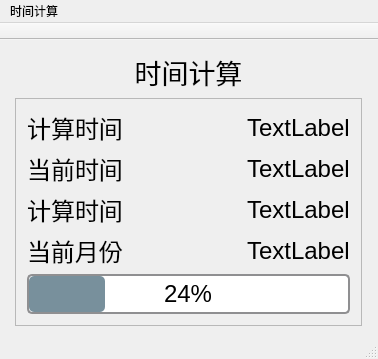
<?xml version="1.0" encoding="UTF-8"?>
<ui version="4.0">
 <class>MainWindow</class>
 <widget class="QMainWindow" name="MainWindow">
  <property name="geometry">
   <rect>
    <x>0</x>
    <y>0</y>
    <width>378</width>
    <height>342</height>
   </rect>
  </property>
  <property name="windowTitle">
   <string>MainWindow</string>
  </property>
  <widget class="QWidget" name="centralWidget">
   <layout class="QGridLayout" name="gridLayout_2">
    <item row="0" column="1">
     <spacer name="verticalSpacer_2">
      <property name="orientation">
       <enum>Qt::Vertical</enum>
      </property>
      <property name="sizeHint" stdset="0">
       <size>
        <width>20</width>
        <height>4</height>
       </size>
      </property>
     </spacer>
    </item>
    <item row="1" column="0">
     <spacer name="horizontalSpacer">
      <property name="orientation">
       <enum>Qt::Horizontal</enum>
      </property>
      <property name="sizeType">
       <enum>QSizePolicy::Preferred</enum>
      </property>
      <property name="sizeHint" stdset="0">
       <size>
        <width>4</width>
        <height>20</height>
       </size>
      </property>
     </spacer>
    </item>
    <item row="1" column="2">
     <spacer name="horizontalSpacer_2">
      <property name="orientation">
       <enum>Qt::Horizontal</enum>
      </property>
      <property name="sizeType">
       <enum>QSizePolicy::Preferred</enum>
      </property>
      <property name="sizeHint" stdset="0">
       <size>
        <width>5</width>
        <height>20</height>
       </size>
      </property>
     </spacer>
    </item>
    <item row="1" column="1">
     <layout class="QVBoxLayout" name="verticalLayout">
      <item>
       <widget class="QLabel" name="label">
        <property name="sizePolicy">
         <sizepolicy hsizetype="Preferred" vsizetype="Preferred">
          <horstretch>0</horstretch>
          <verstretch>0</verstretch>
         </sizepolicy>
        </property>
        <property name="minimumSize">
         <size>
          <width>111</width>
          <height>41</height>
         </size>
        </property>
        <property name="font">
         <font>
          <pointsize>20</pointsize>
         </font>
        </property>
        <property name="text">
         <string>时间计算</string>
        </property>
        <property name="textFormat">
         <enum>Qt::PlainText</enum>
        </property>
        <property name="scaledContents">
         <bool>false</bool>
        </property>
        <property name="alignment">
         <set>Qt::AlignCenter</set>
        </property>
        <property name="wordWrap">
         <bool>false</bool>
        </property>
        <property name="textInteractionFlags">
         <set>Qt::NoTextInteraction</set>
        </property>
        <property name="buddy">
         <cstring></cstring>
        </property>
       </widget>
      </item>
      <item>
       <widget class="QFrame" name="frame">
        <property name="sizePolicy">
         <sizepolicy hsizetype="Preferred" vsizetype="Preferred">
          <horstretch>0</horstretch>
          <verstretch>0</verstretch>
         </sizepolicy>
        </property>
        <property name="font">
         <font>
          <pointsize>18</pointsize>
         </font>
        </property>
        <property name="frameShape">
         <enum>QFrame::StyledPanel</enum>
        </property>
        <property name="frameShadow">
         <enum>QFrame::Raised</enum>
        </property>
        <layout class="QGridLayout" name="gridLayout">
         <item row="0" column="0">
          <widget class="QLabel" name="label_2">
           <property name="sizePolicy">
            <sizepolicy hsizetype="Maximum" vsizetype="Maximum">
             <horstretch>0</horstretch>
             <verstretch>0</verstretch>
            </sizepolicy>
           </property>
           <property name="font">
            <font>
             <pointsize>18</pointsize>
            </font>
           </property>
           <property name="text">
            <string>计算时间</string>
           </property>
           <property name="alignment">
            <set>Qt::AlignCenter</set>
           </property>
          </widget>
         </item>
         <item row="0" column="1">
          <spacer name="horizontalSpacer_3">
           <property name="orientation">
            <enum>Qt::Horizontal</enum>
           </property>
           <property name="sizeType">
            <enum>QSizePolicy::Preferred</enum>
           </property>
           <property name="sizeHint" stdset="0">
            <size>
             <width>14</width>
             <height>17</height>
            </size>
           </property>
          </spacer>
         </item>
         <item row="0" column="2">
          <widget class="QLabel" name="time_before">
           <property name="sizePolicy">
            <sizepolicy hsizetype="Preferred" vsizetype="Preferred">
             <horstretch>0</horstretch>
             <verstretch>0</verstretch>
            </sizepolicy>
           </property>
           <property name="font">
            <font>
             <pointsize>18</pointsize>
            </font>
           </property>
           <property name="text">
            <string>TextLabel</string>
           </property>
          </widget>
         </item>
         <item row="1" column="1">
          <spacer name="verticalSpacer_4">
           <property name="orientation">
            <enum>Qt::Vertical</enum>
           </property>
           <property name="sizeType">
            <enum>QSizePolicy::Preferred</enum>
           </property>
           <property name="sizeHint" stdset="0">
            <size>
             <width>17</width>
             <height>37</height>
            </size>
           </property>
          </spacer>
         </item>
         <item row="2" column="0">
          <widget class="QLabel" name="label_3">
           <property name="sizePolicy">
            <sizepolicy hsizetype="Maximum" vsizetype="Maximum">
             <horstretch>0</horstretch>
             <verstretch>0</verstretch>
            </sizepolicy>
           </property>
           <property name="font">
            <font>
             <pointsize>18</pointsize>
            </font>
           </property>
           <property name="text">
            <string>当前时间</string>
           </property>
           <property name="alignment">
            <set>Qt::AlignCenter</set>
           </property>
          </widget>
         </item>
         <item row="2" column="1">
          <spacer name="horizontalSpacer_5">
           <property name="orientation">
            <enum>Qt::Horizontal</enum>
           </property>
           <property name="sizeType">
            <enum>QSizePolicy::Preferred</enum>
           </property>
           <property name="sizeHint" stdset="0">
            <size>
             <width>14</width>
             <height>17</height>
            </size>
           </property>
          </spacer>
         </item>
         <item row="2" column="2">
          <widget class="QLabel" name="time_later">
           <property name="sizePolicy">
            <sizepolicy hsizetype="Maximum" vsizetype="Preferred">
             <horstretch>0</horstretch>
             <verstretch>0</verstretch>
            </sizepolicy>
           </property>
           <property name="font">
            <font>
             <pointsize>18</pointsize>
            </font>
           </property>
           <property name="text">
            <string>TextLabel</string>
           </property>
          </widget>
         </item>
         <item row="4" column="1">
          <spacer name="horizontalSpacer_4">
           <property name="orientation">
            <enum>Qt::Horizontal</enum>
           </property>
           <property name="sizeType">
            <enum>QSizePolicy::Preferred</enum>
           </property>
           <property name="sizeHint" stdset="0">
            <size>
             <width>14</width>
             <height>17</height>
            </size>
           </property>
          </spacer>
         </item>
         <item row="4" column="0">
          <widget class="QLabel" name="label_6">
           <property name="sizePolicy">
            <sizepolicy hsizetype="Maximum" vsizetype="Maximum">
             <horstretch>0</horstretch>
             <verstretch>0</verstretch>
            </sizepolicy>
           </property>
           <property name="font">
            <font>
             <pointsize>18</pointsize>
            </font>
           </property>
           <property name="text">
            <string>计算时间</string>
           </property>
           <property name="alignment">
            <set>Qt::AlignCenter</set>
           </property>
          </widget>
         </item>
         <item row="3" column="1">
          <spacer name="verticalSpacer_3">
           <property name="orientation">
            <enum>Qt::Vertical</enum>
           </property>
           <property name="sizeType">
            <enum>QSizePolicy::Preferred</enum>
           </property>
           <property name="sizeHint" stdset="0">
            <size>
             <width>17</width>
             <height>37</height>
            </size>
           </property>
          </spacer>
         </item>
         <item row="6" column="0">
          <widget class="QLabel" name="label_4">
           <property name="text">
            <string>当前月份</string>
           </property>
          </widget>
         </item>
         <item row="6" column="1">
          <spacer name="horizontalSpacer_6">
           <property name="orientation">
            <enum>Qt::Horizontal</enum>
           </property>
           <property name="sizeHint" stdset="0">
            <size>
             <width>40</width>
             <height>20</height>
            </size>
           </property>
          </spacer>
         </item>
         <item row="4" column="2">
          <widget class="QLabel" name="time_final">
           <property name="sizePolicy">
            <sizepolicy hsizetype="Maximum" vsizetype="Preferred">
             <horstretch>0</horstretch>
             <verstretch>0</verstretch>
            </sizepolicy>
           </property>
           <property name="font">
            <font>
             <pointsize>18</pointsize>
            </font>
           </property>
           <property name="text">
            <string>TextLabel</string>
           </property>
          </widget>
         </item>
         <item row="6" column="2">
          <widget class="QLabel" name="time_mouth">
           <property name="text">
            <string>TextLabel</string>
           </property>
          </widget>
         </item>
         <item row="8" column="0" colspan="3">
          <widget class="QProgressBar" name="prog">
           <property name="maximumSize">
            <size>
             <width>400</width>
             <height>400</height>
            </size>
           </property>
           <property name="styleSheet">
            <string notr="true">QProgressBar {
    border: 2px solid #8f8f91;
    border-radius: 5px;
    text-align: center; /* 将文本居中显示在进度条上 */
}

QProgressBar::chunk {
    background-color: qlineargradient(spread:pad, x1:0, y1:0.528, x2:1, y2:0.517, stop:0 rgba(70, 130, 180, 255), stop:1 rgba(32, 178, 170, 255));
    border-radius: 5px; /* 使进度块也有圆角 */
}

QProgressBar::chunk:paused {
    background-color: #78909C;
}

QProgressBar::chunk:disabled {
    background-color: #BDBDBD;
}

QProgressBar::text {
    color: black;
    font-size: 14px;
}
</string>
           </property>
           <property name="value">
            <number>24</number>
           </property>
          </widget>
         </item>
         <item row="5" column="1">
          <spacer name="verticalSpacer_5">
           <property name="orientation">
            <enum>Qt::Vertical</enum>
           </property>
           <property name="sizeHint" stdset="0">
            <size>
             <width>20</width>
             <height>40</height>
            </size>
           </property>
          </spacer>
         </item>
         <item row="7" column="1">
          <spacer name="verticalSpacer_6">
           <property name="orientation">
            <enum>Qt::Vertical</enum>
           </property>
           <property name="sizeHint" stdset="0">
            <size>
             <width>20</width>
             <height>40</height>
            </size>
           </property>
          </spacer>
         </item>
        </layout>
       </widget>
      </item>
     </layout>
    </item>
    <item row="2" column="1">
     <spacer name="verticalSpacer">
      <property name="orientation">
       <enum>Qt::Vertical</enum>
      </property>
      <property name="sizeHint" stdset="0">
       <size>
        <width>20</width>
        <height>40</height>
       </size>
      </property>
     </spacer>
    </item>
   </layout>
  </widget>
  <widget class="QMenuBar" name="menuBar">
   <property name="geometry">
    <rect>
     <x>0</x>
     <y>0</y>
     <width>378</width>
     <height>23</height>
    </rect>
   </property>
   <widget class="QMenu" name="menu">
    <property name="title">
     <string>时间计算</string>
    </property>
   </widget>
   <addaction name="menu"/>
  </widget>
  <widget class="QToolBar" name="mainToolBar">
   <property name="movable">
    <bool>false</bool>
   </property>
   <attribute name="toolBarArea">
    <enum>TopToolBarArea</enum>
   </attribute>
   <attribute name="toolBarBreak">
    <bool>false</bool>
   </attribute>
  </widget>
  <widget class="QStatusBar" name="statusBar"/>
 </widget>
 <layoutdefault spacing="6" margin="11"/>
 <resources/>
 <connections/>
</ui>
